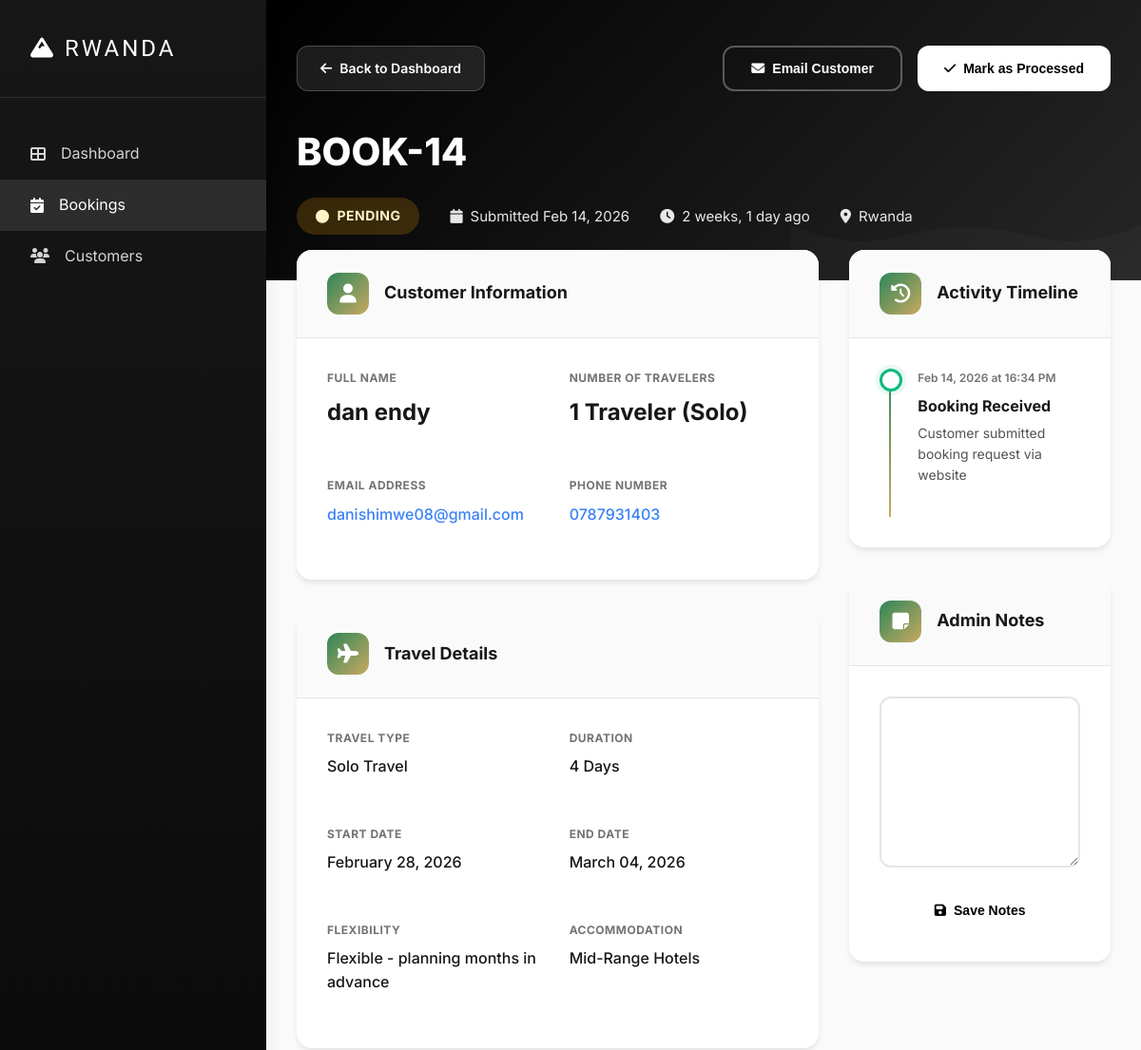
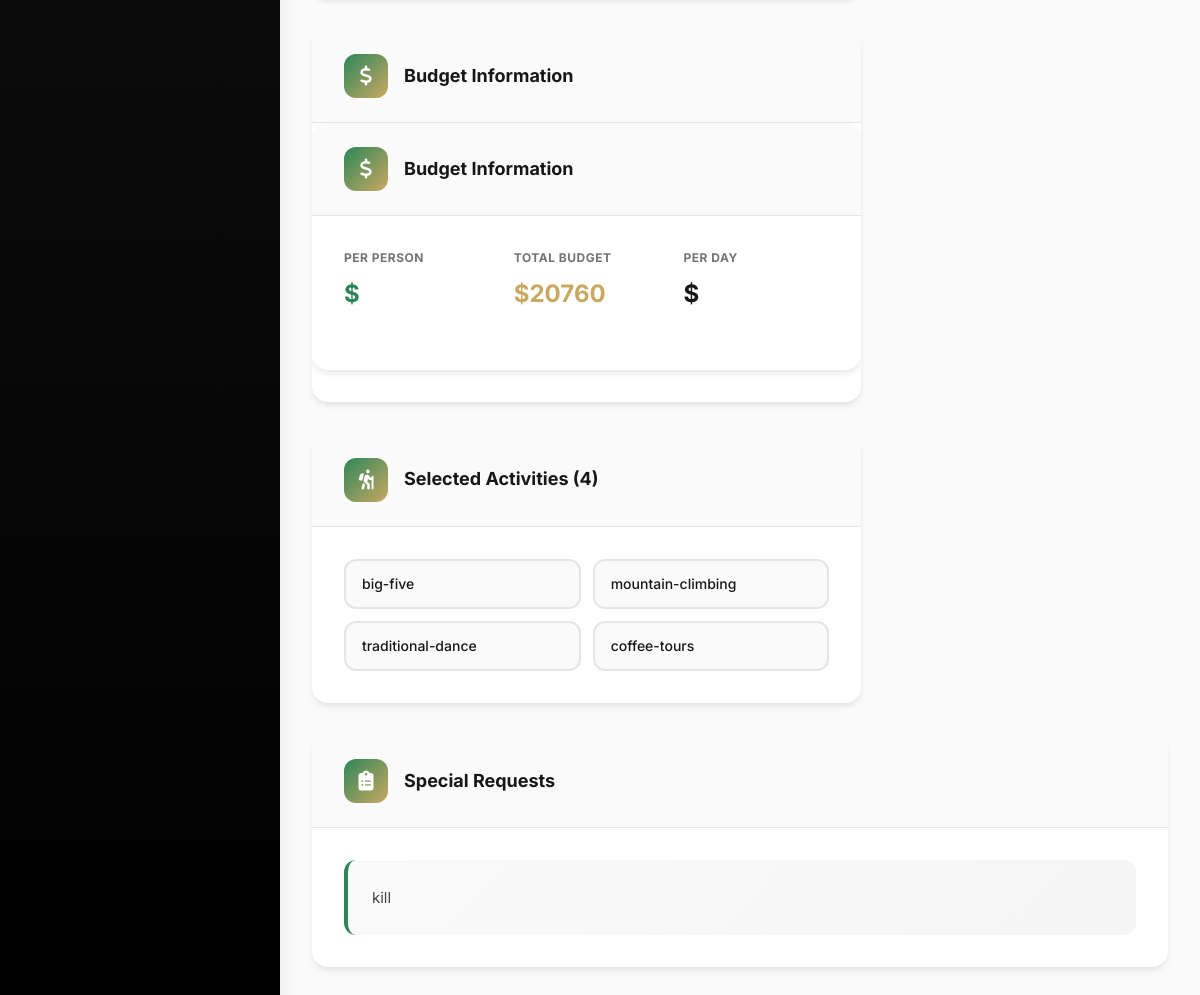
Screenshot of /dashboard/booking/14/ with the database file from the repository (2 pictures, top to bottom).
### core/models.py (models this page shows, shortened)
class TravelBooking(models.Model):
    STATUS_CHOICES = [
        ('pending', 'Pending'),
        ('processed', 'Processed'),
        ('confirmed', 'Confirmed'),
        ('cancelled', 'Cancelled'),
    ]
    TRAVEL_TYPE_CHOICES = [
        ('solo', 'Solo Travel'),
        ('family', 'Family Travel'),
        ('couple', 'Couple Getaway'),
        ('group', 'Group Adventure'),
    ]
    TRAVELERS_CHOICES = [
        ('1', '1 Traveler (Solo)'),
        ('2', '2 Travelers (Couple)'),
        ('3', '3 Travelers'),
        ('4', '4 Travelers'),
        ('5', '5 Travelers'),
        ('6', '6 Travelers'),
        ('7', '7 Travelers'),
        ('8', '8 Travelers'),
        ('9-15', '9-15 Travelers (Group)'),
        ('16+', '16+ Travelers (Large Group)'),
    ]
    FLEXIBILITY_CHOICES = [
        ('fixed', 'Fixed dates - cannot change'),
        ('flexible-few-days', 'Flexible ± 2-3 days'),
        ('flexible-week', 'Flexible ± 1 week'),
        ('flexible-month', 'Flexible - planning months in advance'),
    ]
    ACCOMMODATION_CHOICES = [
        ('luxury', '5-Star Luxury'),
        ('boutique', 'Boutique Lodges'),
        ('mid-range', 'Mid-Range Hotels'),
        ('budget', 'Budget-Friendly'),
    ]
    first_name = models.CharField(max_length=100)
    last_name = models.CharField(max_length=100)
    email = models.EmailField(db_index=True)
    phone = models.CharField(max_length=20)
    country = models.CharField(max_length=100)
    travelers = models.CharField(max_length=20, choices=TRAVELERS_CHOICES)
    travel_type = models.CharField(max_length=20, choices=TRAVEL_TYPE_CHOICES, blank=True, null=True)
    start_date = models.DateField(blank=True, null=True)
    end_date = models.DateField(blank=True, null=True)
    date_flexibility = models.CharField(max_length=30, choices=FLEXIBILITY_CHOICES, default='flexible-month')
    duration = models.IntegerField(validators=[MinValueValidator(1), MaxValueValidator(21)], default=7)
    activities = models.TextField(default='[]', blank=True)
    accommodation = models.CharField(max_length=20, choices=ACCOMMODATION_CHOICES, blank=True, null=True)
    budget = models.IntegerField(validators=[MinValueValidator(1000), MaxValueValidator(15000)], default=5000)
    special_requests = models.TextField(blank=True)
    status = models.CharField(max_length=20, choices=STATUS_CHOICES, default='pending')
    is_processed = models.BooleanField(default=False)
    processed_at = models.DateTimeField(null=True, blank=True)
    created_at = models.DateTimeField(auto_now_add=True)
    updated_at = models.DateTimeField(auto_now=True)
    class Meta:
        ordering = ['-created_at']
        indexes = [
            models.Index(fields=['email']),
            models.Index(fields=['status']),
        ]
    def get_full_name(self):
        return f"{self.first_name} {self.last_name}"
    def get_booking_id(self):
        return f"BOOK-{self.pk}"
    def get_activities_list(self):
        try:
            return json.loads(self.activities)
        except:
            return []

### core/views.py (the view)
# urls.py: path('dashboard/booking/<int:pk>/', booking_view, name='booking_view'),
def booking_view(request, pk):
    booking = get_object_or_404(TravelBooking, pk=pk)
    total_budget = booking.budget * booking.duration
    per_day_budget = booking.budget / booking.duration if booking.duration else 0
    context = {
        'booking': booking,
        'total_budget': total_budget,
        'per_day_budget': per_day_budget,
    }
    return render(request, 'adminpanel/booking_view.html', context)

### core/templates/adminpanel/booking_view.html (shortened to what this page needs)
<!DOCTYPE html>
<html lang="en">
<head>
    <link rel="stylesheet" href="https://cdnjs.cloudflare.com/ajax/libs/font-awesome/6.4.0/css/all.min.css">
</head>
<body>
    <aside class="sidebar">
        <div class="sidebar-logo">
            <i class="fas fa-mountain"></i> RWANDA
        </div>
        <nav style="padding: 2rem 0;">
            <a href="{% url 'dashboard' %}" class="nav-link">
                <i class="fas fa-th-large"></i>
                <span>Dashboard</span>
            </a>
            <a href="#" class="nav-link active">
                <i class="fas fa-calendar-check"></i>
                <span>Bookings</span>
            </a>
            <a href="#" class="nav-link">
                <i class="fas fa-users"></i>
                <span>Customers</span>
            </a>
        </nav>
    </aside>
    <main class="main-content">
        <div class="page-header">
            <div class="header-content">
                <div class="header-top">
                    <a href="{% url 'dashboard' %}" class="back-btn">
                        <i class="fas fa-arrow-left"></i>
                        Back to Dashboard
                    </a>
                    <div class="header-actions">
                        <button class="btn btn-outline">
                            <i class="fas fa-envelope"></i>
                            Email Customer
                        </button>
                        <button class="btn btn-primary">
                            <i class="fas fa-check"></i>
                            {% if booking.is_processed %}Processed{% else %}Mark as Processed{% endif %}
                        </button>
                    </div>
                </div>
                <h1 class="booking-title">{{ booking.get_booking_id }}</h1>
                <div class="booking-meta">
                    <span class="status-badge {% if booking.status == 'pending' %}pending{% elif booking.status == 'confirmed' %}success{% else %}danger{% endif %}">
                        <i class="fas fa-circle"></i>
                        {{ booking.get_status_display }}
                    </span>
                    <div class="meta-item">
                        <i class="fas fa-calendar"></i>
                        Submitted {{ booking.created_at|date:"M d, Y" }}
                    </div>
                    <div class="meta-item">
                        <i class="fas fa-clock"></i>
                        {{ booking.created_at|timesince }} ago
                    </div>
                    <div class="meta-item">
                        <i class="fas fa-map-marker-alt"></i>
                        {{ booking.country }}
                    </div>
                </div>
            </div>
        </div>
        <div class="detail-content">
            <div class="detail-grid">
                <div>
                    <div class="detail-card" style="margin-bottom: 2rem;">
                        <div class="card-header">
                            <div class="card-icon">
                                <i class="fas fa-user"></i>
                            </div>
                            <h2 class="card-title">Customer Information</h2>
                        </div>
                        <div class="card-body">
                            <div style="display: grid; grid-template-columns: repeat(2, 1fr); gap: 1.5rem;">
                                <div class="info-group">
                                    <div class="info-label">Full Name</div>
                                    <div class="info-value large">{{ booking.get_full_name }}</div>
                                </div>
                                <div class="info-group">
                                    <div class="info-label">Number of Travelers</div>
                                    <div class="info-value large">{{ booking.get_travelers_display }}</div>
                                </div>
                                <div class="info-group">
                                    <div class="info-label">Email Address</div>
                                    <div class="info-value">
                                        <a href="mailto:{{ booking.email }}">{{ booking.email }}</a>
                                    </div>
                                </div>
                                <div class="info-group">
                                    <div class="info-label">Phone Number</div>
                                    <div class="info-value">
                                        <a href="tel:{{ booking.phone }}">{{ booking.phone }}</a>
                                    </div>
                                </div>
                            </div>
                        </div>
                    </div>
                    <div class="detail-card" style="margin-bottom: 2rem;">
                        <div class="card-header">
                            <div class="card-icon">
                                <i class="fas fa-plane"></i>
                            </div>
                            <h2 class="card-title">Travel Details</h2>
                        </div>
                        <div class="card-body">
                            <div style="display: grid; grid-template-columns: repeat(2, 1fr); gap: 1.5rem;">
                                <div class="info-group">
                                    <div class="info-label">Travel Type</div>
                                    <div class="info-value">{{ booking.get_travel_type_display }}</div>
                                </div>
                                <div class="info-group">
                                    <div class="info-label">Duration</div>
                                    <div class="info-value">{{ booking.duration }} Days</div>
                                </div>
                                <div class="info-group">
                                    <div class="info-label">Start Date</div>
                                    <div class="info-value">{{ booking.start_date|date:"F d, Y" }}</div>
                                </div>
                                <div class="info-group">
                                    <div class="info-label">End Date</div>
                                    <div class="info-value">{{ booking.end_date|date:"F d, Y" }}</div>
                                </div>
                                <div class="info-group">
                                    <div class="info-label">Flexibility</div>
                                    <div class="info-value">{{ booking.get_date_flexibility_display }}</div>
                                </div>
                                <div class="info-group">
                                    <div class="info-label">Accommodation</div>
                                    <div class="info-value">{{ booking.get_accommodation_display }}</div>
                                </div>
                            </div>
                        </div>
                    </div>
                    <div class="detail-card" style="margin-bottom: 2rem;">
                        <div class="card-header">
                            <div class="card-icon">
                                <i class="fas fa-dollar-sign"></i>
                            </div>
                            <h2 class="card-title">Budget Information</h2>
                        </div>
                        <div class="detail-card" style="margin-bottom: 2rem;">
    <div class="card-header">
        <div class="card-icon">
            <i class="fas fa-dollar-sign"></i>
        </div>
        <h2 class="card-title">Budget Information</h2>
    </div>
    <div class="card-body">
        <div style="display: grid; grid-template-columns: repeat(3, 1fr); gap: 1.5rem;">
            <div class="info-group">
                <div class="info-label">Per Person</div>
                <div class="info-value large" style="color: var(--secondary);">
                    ${{ per_person }}
                </div>
            </div>
            <div class="info-group">
                <div class="info-label">Total Budget</div>
                <div class="info-value large" style="color: var(--accent);">
                    ${{ total_budget }}
                </div>
            </div>
            <div class="info-group">
                <div class="info-label">Per Day</div>
                <div class="info-value large">
                    ${{ per_day|floatformat:0 }}
                </div>
            </div>
        </div>
    </div>
</div>
                    </div>
                    <div class="detail-card">
                        <div class="card-header">
                            <div class="card-icon">
                                <i class="fas fa-hiking"></i>
                            </div>
                            <h2 class="card-title">Selected Activities ({{ booking.get_activities_list|length }})</h2>
                        </div>
                        <div class="card-body">
                            <div class="activity-grid">
                                {% for activity in booking.get_activities_list %}
                                    <div class="activity-tag">{{ activity }}</div>
                                {% empty %}
                                    <div class="activity-tag">No activities selected</div>
                                {% endfor %}
                            </div>
                        </div>
                    </div>
                </div>
                <div>
                    <div class="detail-card" style="margin-bottom: 2rem;">
                        <div class="card-header">
                            <div class="card-icon">
                                <i class="fas fa-history"></i>
                            </div>
                            <h2 class="card-title">Activity Timeline</h2>
                        </div>
                        <div class="card-body">
                            <div class="timeline">
                                <div class="timeline-item">
                                    <div class="timeline-dot success"></div>
                                    <div class="timeline-date">{{ booking.created_at|date:"M d, Y \a\t H:i A" }}</div>
                                    <div class="timeline-title">Booking Received</div>
                                    <div class="timeline-desc">Customer submitted booking request via website</div>
                                </div>
                            </div>
                        </div>
                    </div>
                    <div class="detail-card">
                        <div class="card-header">
                            <div class="card-icon">
                                <i class="fas fa-sticky-note"></i>
                            </div>
                            <h2 class="card-title">Admin Notes</h2>
                        </div>
                        <div class="card-body">
                            <textarea class="notes-area">{{ booking.notes }}</textarea>
                            <button class="btn btn-primary" style="width: 100%; margin-top: 1rem; justify-content: center;">
                                <i class="fas fa-save"></i>
                                Save Notes
                            </button>
                        </div>
                    </div>
                </div>
            </div>
            <div class="detail-card" style="margin-bottom: 2rem;">
                <div class="card-header">
                    <div class="card-icon">
                        <i class="fas fa-clipboard-list"></i>
                    </div>
                    <h2 class="card-title">Special Requests</h2>
                </div>
                <div class="card-body">
                    <div class="special-requests">
                        {{ booking.special_requests|default:"No special requests" }}
                    </div>
                </div>
            </div>
        </div>
    </main>
</body>
</html>

### rows the page displays
TravelBooking: get_booking_id "BOOK-14", status "PENDING", created_at "Feb 14, 2026", created_at "2 weeks, 1 day", country "Rwanda", get_full_name "dan endy", travelers "1 Traveler (Solo)", email "danishimwe08@gmail.com", phone "0787931403", travel_type "Solo Travel", duration "4", start_date "February 28, 2026", end_date "March 04, 2026", date_flexibility "Flexible - planning months in advance", accommodation "Mid-Range Hotels", get_activities_list|length "4", created_at "Feb 14, 2026 at 16:34 PM", special_requests "kill"

### other values shown
{{ total_budget }} "20760"
{{ activity }} "big-five" "mountain-climbing" "traditional-dance" "coffee-tours"
